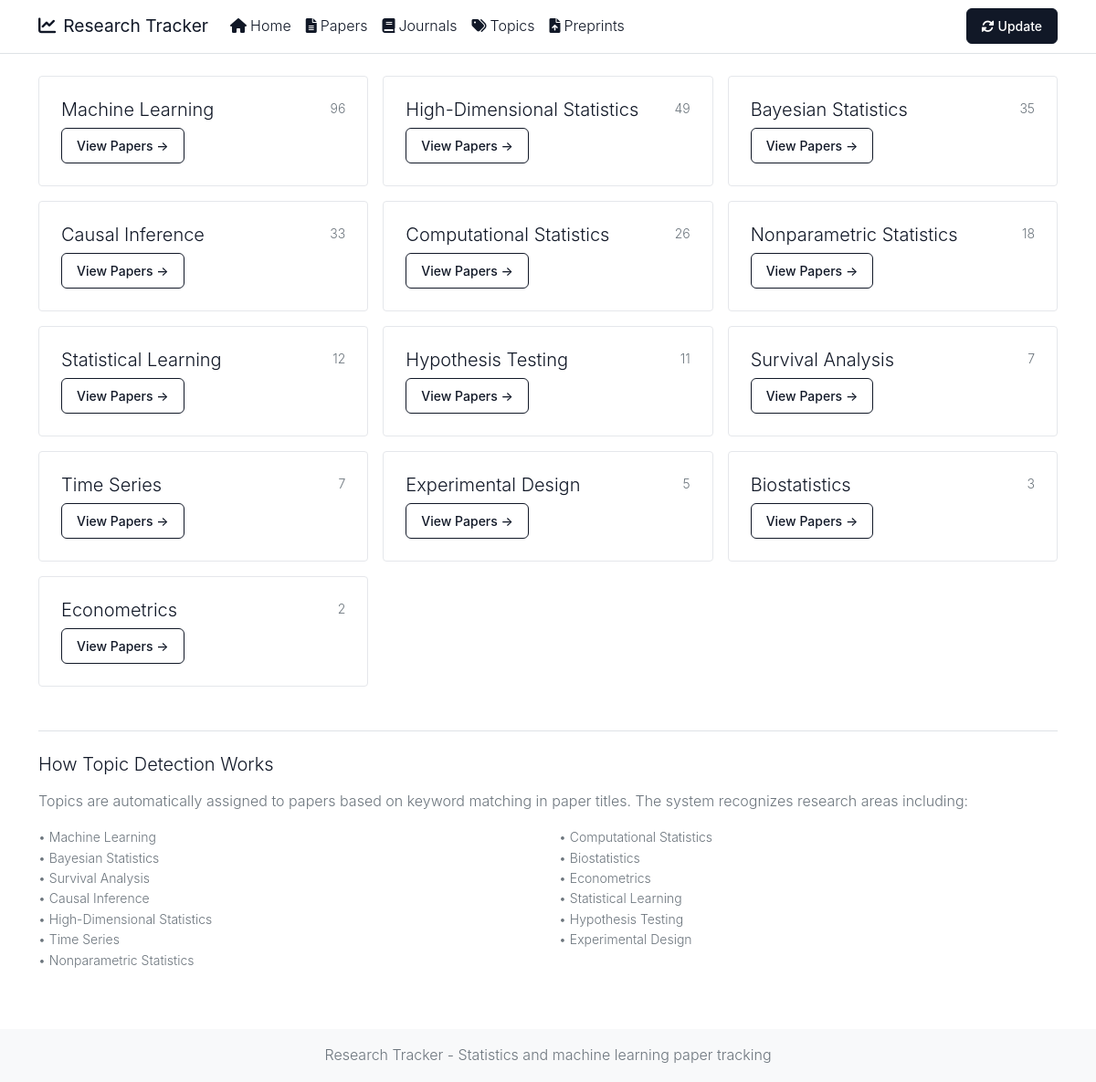
The app's page /topics with its own data.
### app/models.py (models this page shows)
class Topic(Base):
    __tablename__ = 'topics'
    id = Column(Integer, primary_key=True, index=True)
    name = Column(String(100), unique=True, index=True)
    description = Column(Text, nullable=True)
    papers = relationship("Paper", secondary=paper_topics, back_populates="topics")

### app/main.py (the view)
@app.get("/topics", response_class=HTMLResponse)
async def topics(request: Request, db: Session = Depends(get_db)):
    topic_stats = db.query(
        Topic.name,
        Topic.description,
        func.count(Paper.id).label('paper_count')
    ).join(Paper.topics).group_by(Topic.id).order_by(desc(func.count(Paper.id))).all()
    return templates.TemplateResponse("topics.html", {
        "request": request,
        "topic_stats": topic_stats
    })

### templates/topics.html (shortened to what this page needs)
{% extends "base.html" %}
{% block content %}
{% if topic_stats %}
<div class="row g-3">
    {% for topic_name, description, paper_count in topic_stats %}
    <div class="col-md-6 col-lg-4">
        <div class="minimal-card">
            <div class="d-flex justify-content-between align-items-start mb-2">
                <h5 class="mb-0">{{ topic_name }}</h5>
                <span class="text-muted small">{{ paper_count }}</span>
            </div>
            <a href="/papers?topic={{ topic_name }}" class="btn btn-outline-primary btn-sm">
                View Papers →
            </a>
        </div>
    </div>
    {% endfor %}
</div>
{% else %}
<div class="text-center py-5">
    <p class="text-muted">No topics found. Topics are automatically detected when papers are scraped.</p>
</div>
{% endif %}
<div class="mt-5 pt-4 border-top">
    <h5 class="mb-3">How Topic Detection Works</h5>
    <p class="text-muted mb-3">Topics are automatically assigned to papers based on keyword matching in paper titles. The system recognizes research areas including:</p>
    <div class="row">
        <div class="col-md-6">
            <ul class="text-muted small list-unstyled">
                <li>• Machine Learning</li>
                <li>• Bayesian Statistics</li>
                <li>• Survival Analysis</li>
                <li>• Causal Inference</li>
                <li>• High-Dimensional Statistics</li>
                <li>• Time Series</li>
                <li>• Nonparametric Statistics</li>
            </ul>
        </div>
        <div class="col-md-6">
            <ul class="text-muted small list-unstyled">
                <li>• Computational Statistics</li>
                <li>• Biostatistics</li>
                <li>• Econometrics</li>
                <li>• Statistical Learning</li>
                <li>• Hypothesis Testing</li>
                <li>• Experimental Design</li>
            </ul>
        </div>
    </div>
</div>
{% endblock %}

### static/style.css (style rules this page uses)
:root { --primary-color: #111827; --secondary-color: #111827; --accent-color: #6b7280; --success-color: #059669; --warning-color: #d97706; --light-bg: #f9fafb; --dark-text: #111827; --border-radius: 8px; --box-shadow: 0 1px 3px rgba(0,0,0,0.05); }
body { font-family: -apple-system, BlinkMacSystemFont, 'Segoe UI', Roboto, sans-serif; line-height: 1.6; color: var(--dark-text); font-weight: 300; }
h1, h2, h3, h4, h5, h6 { font-weight: 300; color: var(--dark-text); }
.minimal-card { border: 1px solid #f3f4f6; box-shadow: none; background: #fafafa; }
.minimal-card { padding: 1.5rem; background: white; border: 1px solid #e5e7eb; border-radius: 4px; transition: all 0.2s ease; }
.btn { border-radius: 4px; padding: 0.5rem 1rem; font-weight: 400; transition: all 0.2s ease; font-size: 0.875rem; border-width: 1px; }
.btn-outline-primary { color: var(--primary-color); border-color: var(--primary-color); font-weight: 500; border-radius: 6px; }

### records on screen
Topic: name "Machine Learning", paper_count "96"
Topic: name "High-Dimensional Statistics", paper_count "49"
Topic: name "Bayesian Statistics", paper_count "35"
Topic: name "Causal Inference", paper_count "33"
Topic: name "Computational Statistics", paper_count "26"
Topic: name "Nonparametric Statistics", paper_count "18"
Topic: name "Statistical Learning", paper_count "12"
Topic: name "Hypothesis Testing", paper_count "11"
Topic: name "Survival Analysis", paper_count "7"
Topic: name "Time Series", paper_count "7"
Topic: name "Experimental Design", paper_count "5"
Topic: name "Biostatistics", paper_count "3"
Topic: name "Econometrics", paper_count "2"
